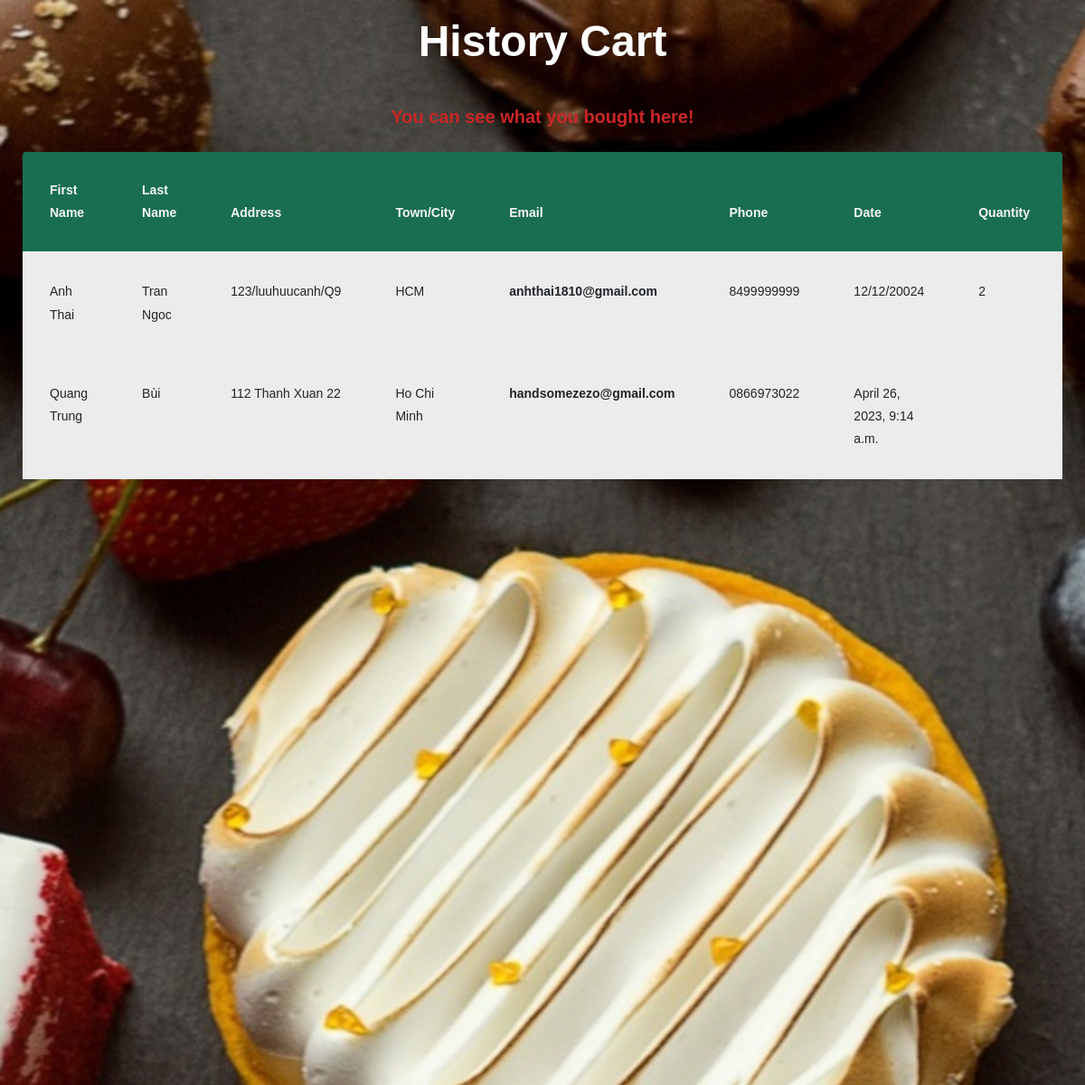
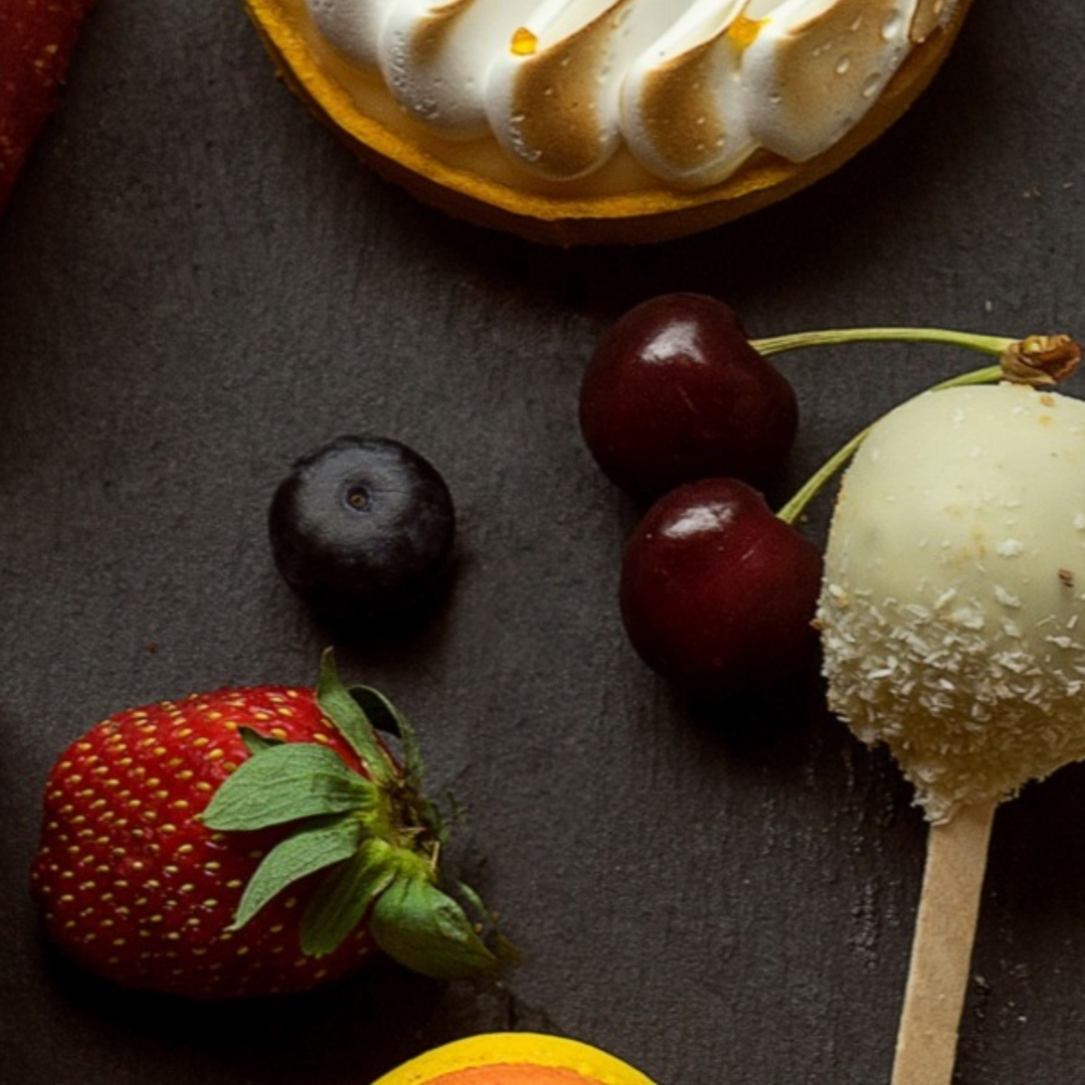
The page /history/ on the database its author committed (2 pictures, top to bottom).
### cakeshop/models.py (models this page shows, shortened)
class Bill(models.Model):
    user = models.ForeignKey(User, on_delete=models.CASCADE)
    email = models.EmailField()
    first_name = models.CharField(max_length=50)
    last_name = models.CharField(max_length=50)
    address = models.CharField(max_length=255)
    town_city = models.CharField(max_length=50)
    phone_number = models.CharField(max_length=12)
    add_information = models.TextField(max_length=500, null=True, blank=True)
    cake_list = models.JSONField()
    total_price = models.DecimalField(max_digits=10, decimal_places=2)
    date = models.DateTimeField(auto_now_add=True)

### cakeshop/views.py (the view)
# urls.py: path('history/', views.BillView.get_all_bill, name='purchase_history'),
    def get_all_bill(request):
        bills = Bill.objects.all()
        return render(request, 'cakeshop/purchase_history.html', {'bills': bills})

### cakeshop/templates/cakeshop/purchase_history.html (shortened to what this page needs)
<!doctype html>
<html lang="en">
{% load static %}
<head>
    <link rel="stylesheet" href="https://stackpath.bootstrapcdn.com/font-awesome/4.7.0/css/font-awesome.min.css">
    <link rel="stylesheet" href="{% static 'css/purchase_history.css' %}">
    <link rel="stylesheet" href="{% static 'css/purchase_history-costume.css' %}">
</head>
<body>
    <section class="ftco-section background__htrc" style="
        background-image: url(/static/img/slider_3.png);
        background-position: center !important;
        background-size: cover !important;
        background-repeat: no-repeat;
        width: 100%;
        height: 300vh;
        padding: 10px;">
        <div class="container-fluid">
            <div class="row justify-content-center">
                <div class="col-md-6 text-center mb-4">
                    <h2 class="heading-section">History Cart</h2>
                </div>
            </div>
            <div class="row">
                <div class="col-md-12">
                    <h3 class="h5 mb-4 text-center text-center-color">You can see what you bought here!</h3>
                    <div class="table-wrap">
                        <table class="table myaccordion table-hover" id="accordion">
                            <thead>
                                <tr>
                                    <th class="row_baground-cl">First Name</th>
                                    <th class="row_baground-cl">Last Name</th>
                                    <th class="row_baground-cl">Address</th>
                                    <th class="row_baground-cl">Town/City</th>
                                    <th class="row_baground-cl">Email</th>
                                    <th class="row_baground-cl">Phone</th>
                                    <th class="row_baground-cl">Date</th>
                                    <th class="row_baground-cl">Quantity</th>
                                    <th class="row_baground-cl">Total</th>
                                </tr>
                            </thead>
                            <tbody>
                                <tr data-toggle="collapse" data-target="#collapseOne" aria-expanded="true"
                                    aria-controls="collapseOne">
                                    <td>Anh Thai</td>
                                    <td>Tran Ngoc</td>
                                    <td>123/luuhuucanh/Q9</td>
                                    <td>HCM</td>
                                    <th scope="row">anhthai1810@gmail.com</th>
                                    <td>8499999999</td>
                                    <td>12/12/20024</td>
                                    <td>2</td>
                                    <td>$400.00</td>
                                </tr>
                                {% for billItem in bills %}
                                <tr data-toggle="collapse" data-target="#collapseOne" aria-expanded="true"
                                    aria-controls="collapseOne">
                                    <td>{{billItem.first_name}}</td>
                                    <td>{{billItem.last_name}}</td>
                                    <td>{{billItem.address}}</td>
                                    <td>{{billItem.town_city}}</td>
                                    <th scope="row">{{billItem.email}}</th>
                                    <td>{{billItem.phone_number}}</td>
                                    <td>{{billItem.date}}</td>
                                    <td>
                                    </td>
                                    <td></td>
                                </tr>
                                {% endfor %}
                            </tbody>
                        </table>
                    </div>
                </div>
            </div>
        </div>
    </section>
</body>
</html>

### cakeshop/static/css/purchase_history-costume.css (style rules this page uses)
.table-wrap { border-radius: 4px; }
.heading-section { font-size: 48px !important; font-weight: 700; color: rgb(255, 255, 255); }
.text-center-color { color: rgb(202, 38, 38); font-weight: 600; }
.row_baground-cl { background-color: rgb(25, 110, 82) !important; color: whitesmoke !important; }

### rows shown on the page
Bill: first_name "Quang Trung", last_name "Bùi", address "112 Thanh Xuan 22", town_city "Ho Chi Minh", email "handsomezezo@gmail.com", phone_number "0866973022", date "April 26, 2023, 9:14 a.m."
